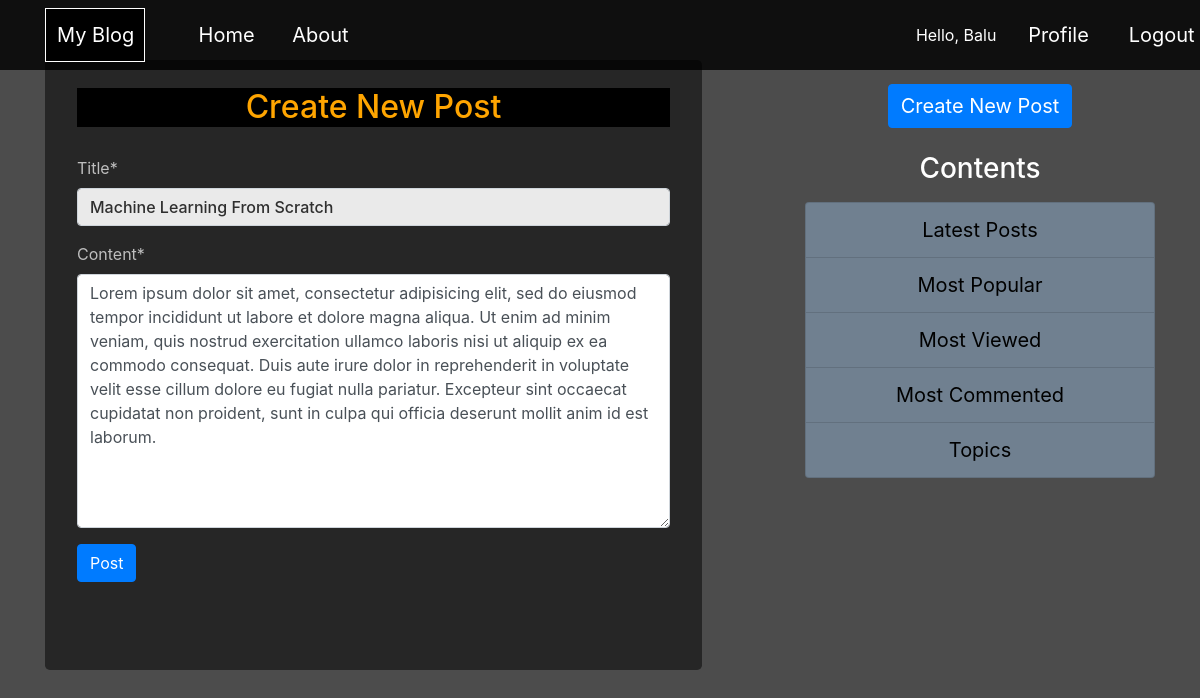
Page /post/2/update/ (signed in) on the committed database.
### Blog/models.py (models this page shows, shortened)
class Post(models.Model):
    title = models.CharField(max_length=100)
    content = models.TextField()
    date_posted = models.DateTimeField(default=timezone.now)
    author = models.ForeignKey(User,on_delete=models.CASCADE)

### Blog/views.py (the view, shortened to what this page needs)
# urls.py: path('post/<int:pk>/update/',PostUpdateView.as_view(), name="post-update"),
class PostUpdateView(LoginRequiredMixin,UserPassesTestMixin,UpdateView):
    model = Post
    fields=['title', 'content']
    def test_func(self):
        post = self.get_object()
        if(self.request.user == post.author):
            return True
        return False

### Blog/templates/Blog/post_form.html (shortened to what this page needs)
{% extends "Blog/base.html" %}
{% load crispy_forms_tags %}
{% block content %}
  <form action="" method="post">
    <div class="jumbotron">
      <h2>Create New Post</h2>
        <div class="form">
         {{form | crispy}}
         <button class="btn btn-primary" type="submit" value="Submit">Post</button><br><br>
        </div>
    </div>
  </form>
{% endblock content %}

### Blog/templates/Blog/base.html (shortened to what this page needs)
{% load static %}
{% load crispy_forms_tags %}
<!DOCTYPE html>
<html>
<head>
    <link rel="stylesheet" href="https://maxcdn.bootstrapcdn.com/bootstrap/4.0.0/css/bootstrap.min.css">
    <link rel="stylesheet" type="text/css" href="{% static 'css/main.css' %}">
</head>
<body>
  <div class="container">
    <header class="site-header">
      <nav class="navbar navbar-expand-md navbar-default fixed-top">
        <div class="container">
          <a class="navbar-brand mr-4" href="{% url 'blog-home' %}">My Blog</a>
          <div class="collapse navbar-collapse" id="navbarToggle">
            <div class="navbar-nav mr-auto">
              <a class="nav-item nav-link" href="{% url 'blog-home' %}">Home</a>
              <a class="nav-item nav-link" href="{% url 'blog-about' %}">About</a>
            </div>
            {% if user.is_authenticated %}
            <a style="color: white; text-align: center;">Hello, {{user.username}}</a>
            {% endif %}
            <div class="navbar-nav">
              {% if user.is_authenticated %}
                <a class="nav-item nav-link" href="{% url 'profile' %}">Profile</a>
                <a class="nav-item nav-link" href="{% url 'logout' %}">Logout</a>
              {% else %}
                <a class="nav-item nav-link" href="{% url 'login' %}">Login</a>
                <a class="nav-item nav-link" href="{% url 'register' %}">Register</a>
              {% endif %}
            </div>
          </div>
        </div>
      </nav>
    </header>
  </div>
    <div class="container main">
      <div class="row">
        <div class="col-md-8">
          {% block content %}{% endblock %}
        </div>
        <div class="col-md-4">
          {% if user.is_authenticated %}
          <div class="container" align="center"><br>
              <a class="btn btn-primary" href="{% url 'post-new' %}"style="font-size: 20px;">Create New Post</a><br><br>
          </div>
          {% endif %}
          <div class="content-section">
            <h3 style="text-align: center;">Contents</h3>
              <p>
              <ul class="list-group">
                <li class="list-group-item list-details">Latest Posts</li>
                <li class="list-group-item list-details">Most Popular</li>
                <li class="list-group-item list-details">Most Viewed</li>
                <li class="list-group-item list-details">Most Commented</li>
                <li class="list-group-item list-details">Topics</li>
              </ul>
            </p>
          </div>
        </div>
        </div>
    </div>
</body>
</html>

### Blog/static/css/main.css (style rules this page uses)
body { margin: auto; padding: auto; background-color: rgba(0,0,0,0.7); color: white; }
a { text-decoration: none; }
.navbar { background-color: rgba(0,0,0,0.8); }
.nav-item { color: white; font-size: 20px; margin-left: 15%; }
.navbar-brand { width: 9%; color: white; background-color: black; border: 0.5px solid white; padding: 1%; text-align: center; }
.main { margin-top: 5%; }
.list-details { background-color: slategray; color: black; cursor: pointer; text-align: center; font-size: 20px; }
.jumbotron { background-color: rgba(0,0,0,0.5); width: 90%; height: 60%; }
.jumbotron h2 { margin-top: -6%; text-align: center; color: orange; background-color: black; }
.requiredField { color: rgba(255,255,255,0.7); }
.jumbotron .form { margin-top: 5%; }
.jumbotron input { background-color: rgba(255,255,255,0.9); color: rgba(0,0,0,0.8); font-weight: 500; }

### rows in the picture
Post: title "Machine Learning From Scratch", content "Lorem ipsum dolor sit amet, consectetur adipisicing elit, sed do eiusmod tempor incididunt ut labore et dolore magna aliqua. Ut enim ad minim veniam, quis nostrud exercitation ullamco laboris nisi ut aliquip ex ea commodo consequat. Duis aute irure dolor in reprehenderit in voluptate velit esse cillum dolore eu fugiat nulla pariatur. Excepteur sint occaecat cupidatat non proident, sunt in culpa qui officia deserunt mollit anim id est laborum."

### other values in the picture
{{ user.username }} "Balu"
